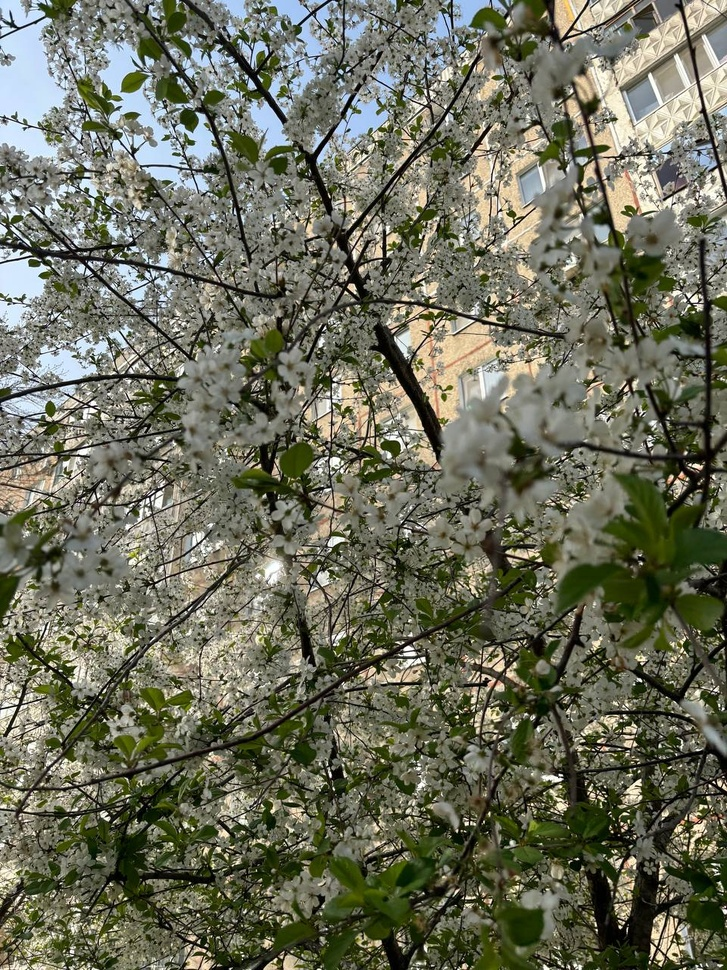
#> input picture nas/risunok1.jpeg, 727 x 970 px, shrunk from 960 x 1280 before the run, found by its file name
$ python z1.py
#> lines starting #> are read from the running program, lines starting #| are printed output that depends on the picture
from PIL import Image

image = Image.open('risunok1.jpeg')
#> image is the input picture: PIL image 727x970 RGB; mean R, G, B 107.4, 109.2, 91.1
width, height = image.size
#> width = 727; height = 970
pixels = image.load()

# Инициализируем переменные для хранения суммы значений R, G, B
total_r = 0
total_g = 0
total_b = 0

# Проходимся по каждому пикселю и суммируем значения R, G, B
for y in range(height):
    for x in range(width):
        r, g, b = pixels[x, y]
        total_r += r
        total_g += g
        total_b += b
#> after the loop, total_b = 64207801; total_g = 77021178; total_r = 75715760

# Вычисляем средние значения R, G, B
avg_r = total_r // (width * height)
#> avg_r = 107
avg_g = total_g // (width * height)
#> avg_g = 109
avg_b = total_b // (width * height)
#> avg_b = 91

print(f"Среднее значение R: {avg_r}, G: {avg_g}, B: {avg_b}")
#| Среднее значение R: 107, G: 109, B: 91

# Создаем новое изображение, где каждый пиксель имеет среднее значение R, G, B
new_image = Image.new('RGB', (width, height), (avg_r, avg_g, avg_b))
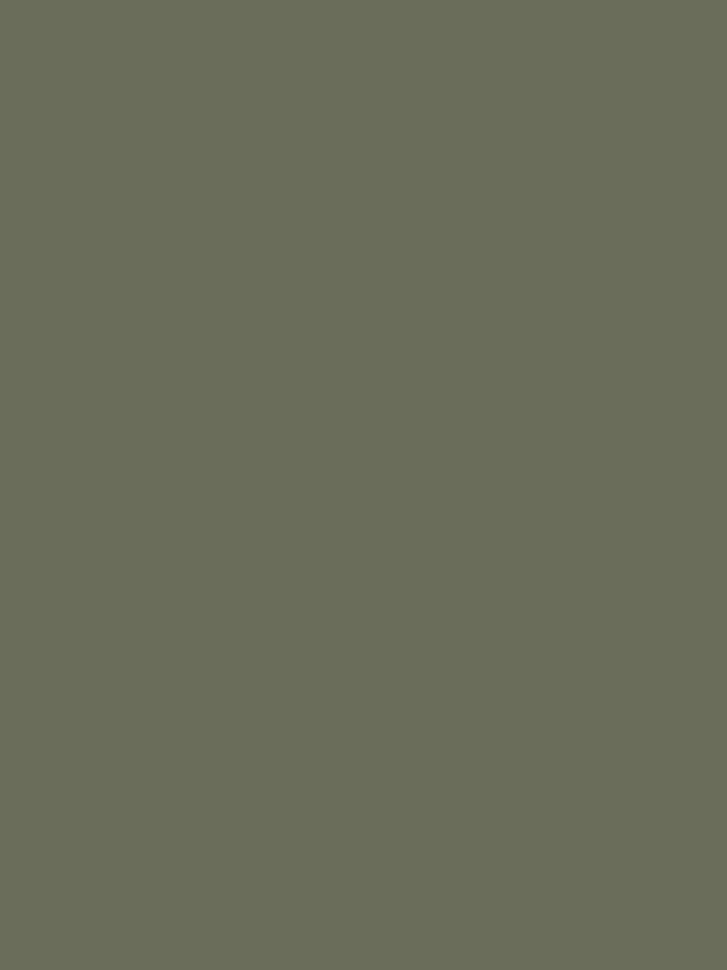
#> new_image: PIL image 727x970 RGB; mean R, G, B 107, 109, 91

new_image.save('risunok2.jpg')

image.close()
